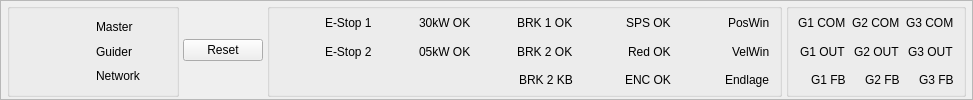
       <widget class="QFrame" name="frameStatusPanel">
        <property name="sizePolicy">
         <sizepolicy hsizetype="Preferred" vsizetype="Fixed">
          <horstretch>0</horstretch>
          <verstretch>0</verstretch>
         </sizepolicy>
        </property>
        <property name="minimumSize">
         <size>
          <width>210</width>
          <height>0</height>
         </size>
        </property>
        <property name="maximumSize">
         <size>
          <width>16777215</width>
          <height>150</height>
         </size>
        </property>
        <property name="frameShape">
         <enum>QFrame::Shape::StyledPanel</enum>
        </property>
        <layout class="QHBoxLayout" name="horizontalLayout_8" stretch="1,0,3,1">
         <property name="spacing">
          <number>4</number>
         </property>
         <property name="leftMargin">
          <number>6</number>
         </property>
         <property name="topMargin">
          <number>2</number>
         </property>
         <property name="rightMargin">
          <number>6</number>
         </property>
         <property name="bottomMargin">
          <number>2</number>
         </property>
         <item>
          <widget class="QGroupBox" name="gbStatusFlags">
           <property name="title">
            <string />
           </property>
           <layout class="QVBoxLayout" name="layoutEStopTop">
            <property name="spacing">
             <number>0</number>
            </property>
            <property name="leftMargin">
             <number>8</number>
            </property>
            <property name="topMargin">
             <number>6</number>
            </property>
            <property name="rightMargin">
             <number>8</number>
            </property>
            <property name="bottomMargin">
             <number>6</number>
            </property>
            <item>
             <layout class="QHBoxLayout" name="rowMaster">
              <property name="spacing">
               <number>6</number>
              </property>
              <item>
               <widget class="QFrame" name="dotMaster" />
              </item>
              <item>
               <widget class="QLabel" name="lblMaster">
                <property name="text">
                 <string>Master</string>
                </property>
               </widget>
              </item>
             </layout>
            </item>
            <item>
             <layout class="QHBoxLayout" name="rowGuider">
              <property name="spacing">
               <number>6</number>
              </property>
              <item>
               <widget class="QFrame" name="dotGuider" />
              </item>
              <item>
               <widget class="QLabel" name="lblGuider">
                <property name="text">
                 <string>Guider</string>
                </property>
               </widget>
              </item>
             </layout>
            </item>
            <item>
             <layout class="QHBoxLayout" name="rowNetwork">
              <property name="spacing">
               <number>6</number>
              </property>
              <item>
               <widget class="QFrame" name="dotNetwork" />
              </item>
              <item>
               <widget class="QLabel" name="lblNetwork">
                <property name="text">
                 <string>Network</string>
                </property>
               </widget>
              </item>
             </layout>
            </item>
           </layout>
          </widget>
         </item>
         <item>
          <widget class="QPushButton" name="btnEStopReset">
           <property name="sizePolicy">
            <sizepolicy hsizetype="Minimum" vsizetype="Maximum">
             <horstretch>0</horstretch>
             <verstretch>6</verstretch>
            </sizepolicy>
           </property>
           <property name="text">
            <string>Reset</string>
           </property>
          </widget>
         </item>
         <item>
          <widget class="QGroupBox" name="gbSafetyFlags">
           <property name="title">
            <string />
           </property>
           <layout class="QGridLayout" name="gridLayout">
            <property name="topMargin">
             <number>0</number>
            </property>
            <property name="bottomMargin">
             <number>0</number>
            </property>
            <property name="verticalSpacing">
             <number>0</number>
            </property>
            <item row="0" column="9">
             <layout class="QHBoxLayout" name="horizontalLayout_20">
              <property name="spacing">
               <number>0</number>
              </property>
              <item>
               <widget class="QFrame" name="dotPosWin" />
              </item>
              <item>
               <spacer name="horizontalSpacer_17">
                <property name="orientation">
                 <enum>Qt::Orientation::Horizontal</enum>
                </property>
                <property name="sizeHint" stdset="0">
                 <size>
                  <width>40</width>
                  <height>20</height>
                 </size>
                </property>
               </spacer>
              </item>
              <item>
               <widget class="QLabel" name="lblPosWin">
                <property name="text">
                 <string>PosWin</string>
                </property>
               </widget>
              </item>
             </layout>
            </item>
            <item row="1" column="1">
             <layout class="QHBoxLayout" name="horizontalLayout_11">
              <property name="spacing">
               <number>0</number>
              </property>
              <item>
               <widget class="QFrame" name="dot05kw" />
              </item>
              <item>
               <spacer name="horizontalSpacer_10">
                <property name="orientation">
                 <enum>Qt::Orientation::Horizontal</enum>
                </property>
                <property name="sizeHint" stdset="0">
                 <size>
                  <width>40</width>
                  <height>20</height>
                 </size>
                </property>
               </spacer>
              </item>
              <item>
               <widget class="QLabel" name="lbl05kw">
                <property name="text">
                 <string>05kW OK</string>
                </property>
               </widget>
              </item>
             </layout>
            </item>
            <item row="0" column="1">
             <layout class="QHBoxLayout" name="horizontalLayout_12">
              <property name="spacing">
               <number>0</number>
              </property>
              <item>
               <widget class="QFrame" name="dot30kw" />
              </item>
              <item>
               <spacer name="horizontalSpacer_9">
                <property name="orientation">
                 <enum>Qt::Orientation::Horizontal</enum>
                </property>
                <property name="sizeHint" stdset="0">
                 <size>
                  <width>40</width>
                  <height>20</height>
                 </size>
                </property>
               </spacer>
              </item>
              <item>
               <widget class="QLabel" name="lbl30kw">
                <property name="text">
                 <string>30kW OK</string>
                </property>
               </widget>
              </item>
             </layout>
            </item>
            <item row="1" column="2">
             <layout class="QHBoxLayout" name="horizontalLayout_14">
              <property name="spacing">
               <number>0</number>
              </property>
              <item>
               <widget class="QFrame" name="dotBRK2" />
              </item>
              <item>
               <spacer name="horizontalSpacer_12">
                <property name="orientation">
                 <enum>Qt::Orientation::Horizontal</enum>
                </property>
                <property name="sizeHint" stdset="0">
                 <size>
                  <width>40</width>
                  <height>20</height>
                 </size>
                </property>
               </spacer>
              </item>
              <item>
               <widget class="QLabel" name="lblBRK2">
                <property name="text">
                 <string>BRK 2 OK</string>
                </property>
               </widget>
              </item>
             </layout>
            </item>
            <item row="0" column="2">
             <layout class="QHBoxLayout" name="horizontalLayout_13">
              <property name="spacing">
               <number>0</number>
              </property>
              <item>
               <widget class="QFrame" name="dotBRK1" />
              </item>
              <item>
               <spacer name="horizontalSpacer_11">
                <property name="orientation">
                 <enum>Qt::Orientation::Horizontal</enum>
                </property>
                <property name="sizeHint" stdset="0">
                 <size>
                  <width>40</width>
                  <height>20</height>
                 </size>
                </property>
               </spacer>
              </item>
              <item>
               <widget class="QLabel" name="lblBRK1">
                <property name="text">
                 <string>BRK 1 OK</string>
                </property>
               </widget>
              </item>
             </layout>
            </item>
            <item row="2" column="2">
             <layout class="QHBoxLayout" name="horizontalLayout_15">
              <property name="spacing">
               <number>0</number>
              </property>
              <item>
               <widget class="QFrame" name="dotBRK2KB" />
              </item>
              <item>
               <spacer name="horizontalSpacer_13">
                <property name="orientation">
                 <enum>Qt::Orientation::Horizontal</enum>
                </property>
                <property name="sizeHint" stdset="0">
                 <size>
                  <width>40</width>
                  <height>20</height>
                 </size>
                </property>
               </spacer>
              </item>
              <item>
               <widget class="QLabel" name="lblBRK2KB">
                <property name="text">
                 <string>BRK 2 KB</string>
                </property>
               </widget>
              </item>
             </layout>
            </item>
            <item row="0" column="3">
             <layout class="QHBoxLayout" name="horizontalLayout_22">
              <property name="spacing">
               <number>0</number>
              </property>
              <item>
               <widget class="QFrame" name="dotSPS" />
              </item>
              <item>
               <spacer name="horizontalSpacer_14">
                <property name="orientation">
                 <enum>Qt::Orientation::Horizontal</enum>
                </property>
                <property name="sizeHint" stdset="0">
                 <size>
                  <width>40</width>
                  <height>20</height>
                 </size>
                </property>
               </spacer>
              </item>
              <item>
               <widget class="QLabel" name="lblSPS">
                <property name="text">
                 <string>SPS OK</string>
                </property>
               </widget>
              </item>
             </layout>
            </item>
            <item row="1" column="3">
             <layout class="QHBoxLayout" name="horizontalLayout_21">
              <property name="spacing">
               <number>0</number>
              </property>
              <item>
               <widget class="QFrame" name="dotRed" />
              </item>
              <item>
               <spacer name="horizontalSpacer_15">
                <property name="orientation">
                 <enum>Qt::Orientation::Horizontal</enum>
                </property>
                <property name="sizeHint" stdset="0">
                 <size>
                  <width>40</width>
                  <height>20</height>
                 </size>
                </property>
               </spacer>
              </item>
              <item>
               <widget class="QLabel" name="lblRed">
                <property name="text">
                 <string>Red OK</string>
                </property>
               </widget>
              </item>
             </layout>
            </item>
            <item row="2" column="3">
             <layout class="QHBoxLayout" name="horizontalLayout_16">
              <property name="spacing">
               <number>0</number>
              </property>
              <item>
               <widget class="QFrame" name="dotENC" />
              </item>
              <item>
               <spacer name="horizontalSpacer_16">
                <property name="orientation">
                 <enum>Qt::Orientation::Horizontal</enum>
                </property>
                <property name="sizeHint" stdset="0">
                 <size>
                  <width>40</width>
                  <height>20</height>
                 </size>
                </property>
               </spacer>
              </item>
              <item>
               <widget class="QLabel" name="lblENC">
                <property name="text">
                 <string>ENC OK</string>
                </property>
               </widget>
              </item>
             </layout>
            </item>
            <item row="1" column="9">
             <layout class="QHBoxLayout" name="horizontalLayout_24">
              <property name="spacing">
               <number>0</number>
              </property>
              <item>
               <widget class="QFrame" name="dotVelWin" />
              </item>
              <item>
               <spacer name="horizontalSpacer_18">
                <property name="orientation">
                 <enum>Qt::Orientation::Horizontal</enum>
                </property>
                <property name="sizeHint" stdset="0">
                 <size>
                  <width>40</width>
                  <height>20</height>
                 </size>
                </property>
               </spacer>
              </item>
              <item>
               <widget class="QLabel" name="lblVelWin">
                <property name="text">
                 <string>VelWin</string>
                </property>
               </widget>
              </item>
             </layout>
            </item>
            <item row="2" column="9">
             <layout class="QHBoxLayout" name="horizontalLayout_19">
              <property name="spacing">
               <number>0</number>
              </property>
              <item>
               <widget class="QFrame" name="dotEndlage" />
              </item>
              <item>
               <spacer name="horizontalSpacer_19">
                <property name="orientation">
                 <enum>Qt::Orientation::Horizontal</enum>
                </property>
                <property name="sizeHint" stdset="0">
                 <size>
                  <width>40</width>
                  <height>20</height>
                 </size>
                </property>
               </spacer>
              </item>
              <item>
               <widget class="QLabel" name="lblEndlage">
                <property name="text">
                 <string>Endlage</string>
                </property>
               </widget>
              </item>
             </layout>
            </item>
            <item row="0" column="0">
             <layout class="QHBoxLayout" name="horizontalLayout_17">
              <property name="spacing">
               <number>0</number>
              </property>
              <item>
               <widget class="QFrame" name="dotEStop1" />
              </item>
              <item>
               <spacer name="horizontalSpacer_7">
                <property name="orientation">
                 <enum>Qt::Orientation::Horizontal</enum>
                </property>
                <property name="sizeHint" stdset="0">
                 <size>
                  <width>40</width>
                  <height>20</height>
                 </size>
                </property>
               </spacer>
              </item>
              <item>
               <widget class="QLabel" name="lblEStop1">
                <property name="text">
                 <string>E-Stop 1</string>
                </property>
               </widget>
              </item>
             </layout>
            </item>
            <item row="1" column="0">
             <layout class="QHBoxLayout" name="horizontalLayout_18">
              <property name="spacing">
               <number>0</number>
              </property>
              <item>
               <widget class="QFrame" name="dotEStop2" />
              </item>
              <item>
               <spacer name="horizontalSpacer_8">
                <property name="orientation">
                 <enum>Qt::Orientation::Horizontal</enum>
                </property>
                <property name="sizeHint" stdset="0">
                 <size>
                  <width>40</width>
                  <height>20</height>
                 </size>
                </property>
               </spacer>
              </item>
              <item>
               <widget class="QLabel" name="lblEStop2">
                <property name="text">
                 <string>E-Stop 2</string>
                </property>
               </widget>
              </item>
             </layout>
            </item>
           </layout>
          </widget>
         </item>
         <item>
          <widget class="QGroupBox" name="gbTwinSafeFlags">
           <property name="title">
            <string />
           </property>
           <layout class="QGridLayout" name="gridLayout_2">
            <property name="topMargin">
             <number>0</number>
            </property>
            <property name="bottomMargin">
             <number>0</number>
            </property>
            <property name="verticalSpacing">
             <number>0</number>
            </property>
            <item row="0" column="0">
             <layout class="QHBoxLayout" name="horizontalLayout_34">
              <property name="spacing">
               <number>0</number>
              </property>
              <item>
               <widget class="QFrame" name="dotG1Com" />
              </item>
              <item>
               <spacer name="horizontalSpacer_20">
                <property name="orientation">
                 <enum>Qt::Orientation::Horizontal</enum>
                </property>
                <property name="sizeHint" stdset="0">
                 <size>
                  <width>40</width>
                  <height>20</height>
                 </size>
                </property>
               </spacer>
              </item>
              <item>
               <widget class="QLabel" name="lblG2Com_2">
                <property name="text">
                 <string>G1 COM</string>
                </property>
               </widget>
              </item>
             </layout>
            </item>
            <item row="0" column="1">
             <layout class="QHBoxLayout" name="horizontalLayout_25">
              <property name="spacing">
               <number>0</number>
              </property>
              <item>
               <widget class="QFrame" name="dotG2Com" />
              </item>
              <item>
               <spacer name="horizontalSpacer_23">
                <property name="orientation">
                 <enum>Qt::Orientation::Horizontal</enum>
                </property>
                <property name="sizeHint" stdset="0">
                 <size>
                  <width>40</width>
                  <height>20</height>
                 </size>
                </property>
               </spacer>
              </item>
              <item>
               <widget class="QLabel" name="lblG2Com">
                <property name="text">
                 <string>G2 COM</string>
                </property>
               </widget>
              </item>
             </layout>
            </item>
            <item row="0" column="2">
             <layout class="QHBoxLayout" name="horizontalLayout_26">
              <property name="spacing">
               <number>0</number>
              </property>
              <item>
               <widget class="QFrame" name="dotG3Com" />
              </item>
              <item>
               <spacer name="horizontalSpacer_26">
                <property name="orientation">
                 <enum>Qt::Orientation::Horizontal</enum>
                </property>
                <property name="sizeHint" stdset="0">
                 <size>
                  <width>40</width>
                  <height>20</height>
                 </size>
                </property>
               </spacer>
              </item>
              <item>
               <widget class="QLabel" name="lblG3Com">
                <property name="text">
                 <string>G3 COM</string>
                </property>
               </widget>
              </item>
             </layout>
            </item>
            <item row="1" column="0">
             <layout class="QHBoxLayout" name="horizontalLayout_27">
              <property name="spacing">
               <number>0</number>
              </property>
              <item>
               <widget class="QFrame" name="dotG1Out" />
              </item>
              <item>
               <spacer name="horizontalSpacer_21">
                <property name="orientation">
                 <enum>Qt::Orientation::Horizontal</enum>
                </property>
                <property name="sizeHint" stdset="0">
                 <size>
                  <width>40</width>
                  <height>20</height>
                 </size>
                </property>
               </spacer>
              </item>
              <item>
               <widget class="QLabel" name="lblG1Out">
                <property name="text">
                 <string>G1 OUT</string>
                </property>
               </widget>
              </item>
             </layout>
            </item>
            <item row="1" column="1">
             <layout class="QHBoxLayout" name="horizontalLayout_28">
              <property name="spacing">
               <number>0</number>
              </property>
              <item>
               <widget class="QFrame" name="dotG2Out" />
              </item>
              <item>
               <spacer name="horizontalSpacer_24">
                <property name="orientation">
                 <enum>Qt::Orientation::Horizontal</enum>
                </property>
                <property name="sizeHint" stdset="0">
                 <size>
                  <width>40</width>
                  <height>20</height>
                 </size>
                </property>
               </spacer>
              </item>
              <item>
               <widget class="QLabel" name="lblG2Out">
                <property name="text">
                 <string>G2 OUT</string>
                </property>
               </widget>
              </item>
             </layout>
            </item>
            <item row="1" column="2">
             <layout class="QHBoxLayout" name="horizontalLayout_29">
              <property name="spacing">
               <number>0</number>
              </property>
              <item>
               <widget class="QFrame" name="dotG3Out" />
              </item>
              <item>
               <spacer name="horizontalSpacer_27">
                <property name="orientation">
                 <enum>Qt::Orientation::Horizontal</enum>
                </property>
                <property name="sizeHint" stdset="0">
                 <size>
                  <width>40</width>
                  <height>20</height>
                 </size>
                </property>
               </spacer>
              </item>
              <item>
               <widget class="QLabel" name="lblG3_Out">
                <property name="text">
                 <string>G3 OUT</string>
                </property>
               </widget>
              </item>
             </layout>
            </item>
            <item row="2" column="0">
             <layout class="QHBoxLayout" name="horizontalLayout_33">
              <property name="spacing">
               <number>0</number>
              </property>
              <item>
               <widget class="QFrame" name="dotG1Fb" />
              </item>
              <item>
               <spacer name="horizontalSpacer_22">
                <property name="orientation">
                 <enum>Qt::Orientation::Horizontal</enum>
                </property>
                <property name="sizeHint" stdset="0">
                 <size>
                  <width>40</width>
                  <height>20</height>
                 </size>
                </property>
               </spacer>
              </item>
              <item>
               <widget class="QLabel" name="lblG1Fb_3">
                <property name="text">
                 <string>G1 FB</string>
                </property>
               </widget>
              </item>
             </layout>
            </item>
            <item row="2" column="1">
             <layout class="QHBoxLayout" name="horizontalLayout_31">
              <property name="spacing">
               <number>0</number>
              </property>
              <item>
               <widget class="QFrame" name="dotG2Fb" />
              </item>
              <item>
               <spacer name="horizontalSpacer_25">
                <property name="orientation">
                 <enum>Qt::Orientation::Horizontal</enum>
                </property>
                <property name="sizeHint" stdset="0">
                 <size>
                  <width>40</width>
                  <height>20</height>
                 </size>
                </property>
               </spacer>
              </item>
              <item>
               <widget class="QLabel" name="lblG2Fb">
                <property name="text">
                 <string>G2 FB</string>
                </property>
               </widget>
              </item>
             </layout>
            </item>
            <item row="2" column="2">
             <layout class="QHBoxLayout" name="horizontalLayout_32">
              <property name="spacing">
               <number>0</number>
              </property>
              <item>
               <widget class="QFrame" name="dotG3Fb" />
              </item>
              <item>
               <spacer name="horizontalSpacer_28">
                <property name="orientation">
                 <enum>Qt::Orientation::Horizontal</enum>
                </property>
                <property name="sizeHint" stdset="0">
                 <size>
                  <width>40</width>
                  <height>20</height>
                 </size>
                </property>
               </spacer>
              </item>
              <item>
               <widget class="QLabel" name="lblG3Fb">
                <property name="text">
                 <string>G3 FB</string>
                </property>
               </widget>
              </item>
             </layout>
            </item>
           </layout>
          </widget>
         </item>
        </layout>
       </widget>
